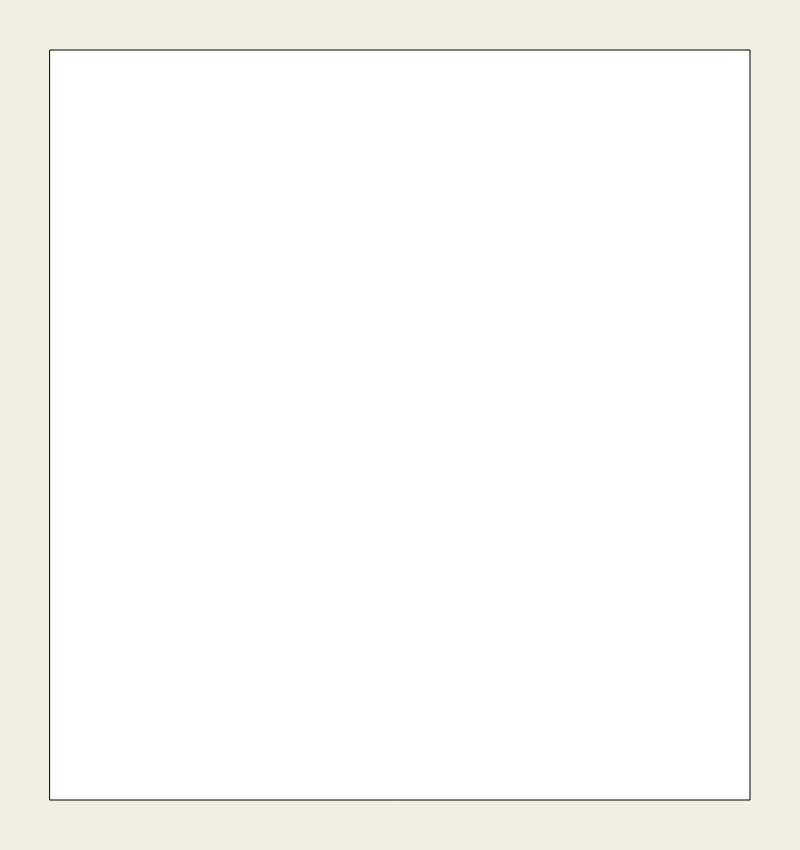
Frame 1 (no input)
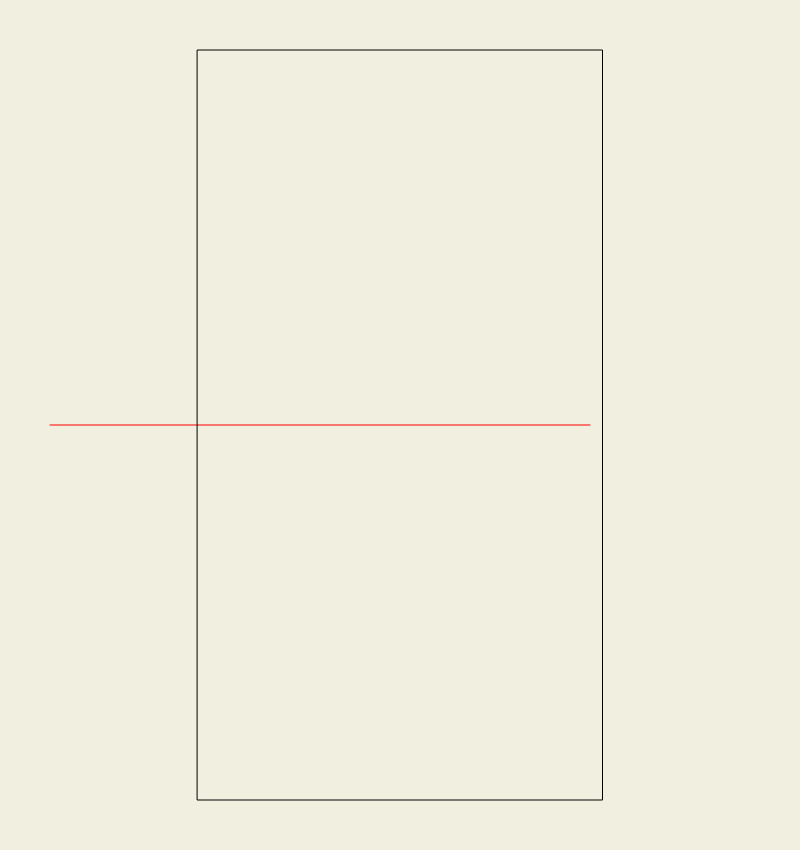
Frame 60 (no input)
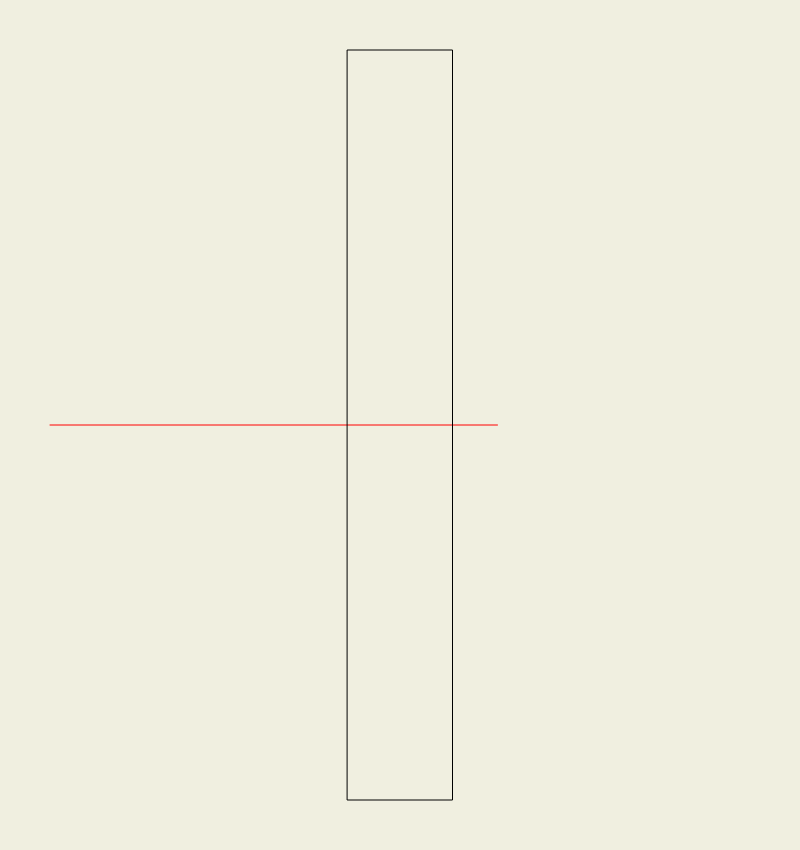
Frame 120 (the mouse pressed at the canvas centre since frame 60)

The p5.js sketch that drew these frames (run headless with seeded random() and noise() and a simulated clock; from frame 60 on, the mouse is pressed at the canvas centre):

// p5.js sketch
// ── sketch.js
let v = 700
let s = 750
function setup() {
  createCanvas(800, 850);
  rectMode(CENTER)
}

function draw() {
  background(240, 239, 224);
  
  //line
  push()
  //translate(200,400)
  let x = 200 *cos(frameCount * 0.01) + 425
  let y = 425
  stroke(255,0,0)
  line(50, y, x,y)
  
  
  pop()
  //rectangle
  rect(400,425, v,s)
  noFill()
  push()
  //translate(Width/2, Height/2)
  
  
  scale(v)
  v = v+5
  v = v- 10
  //rect(400,425,350,375)
  pop()
  
  
  }
  //if(frameCount % 30== 0)
  {
    

}
